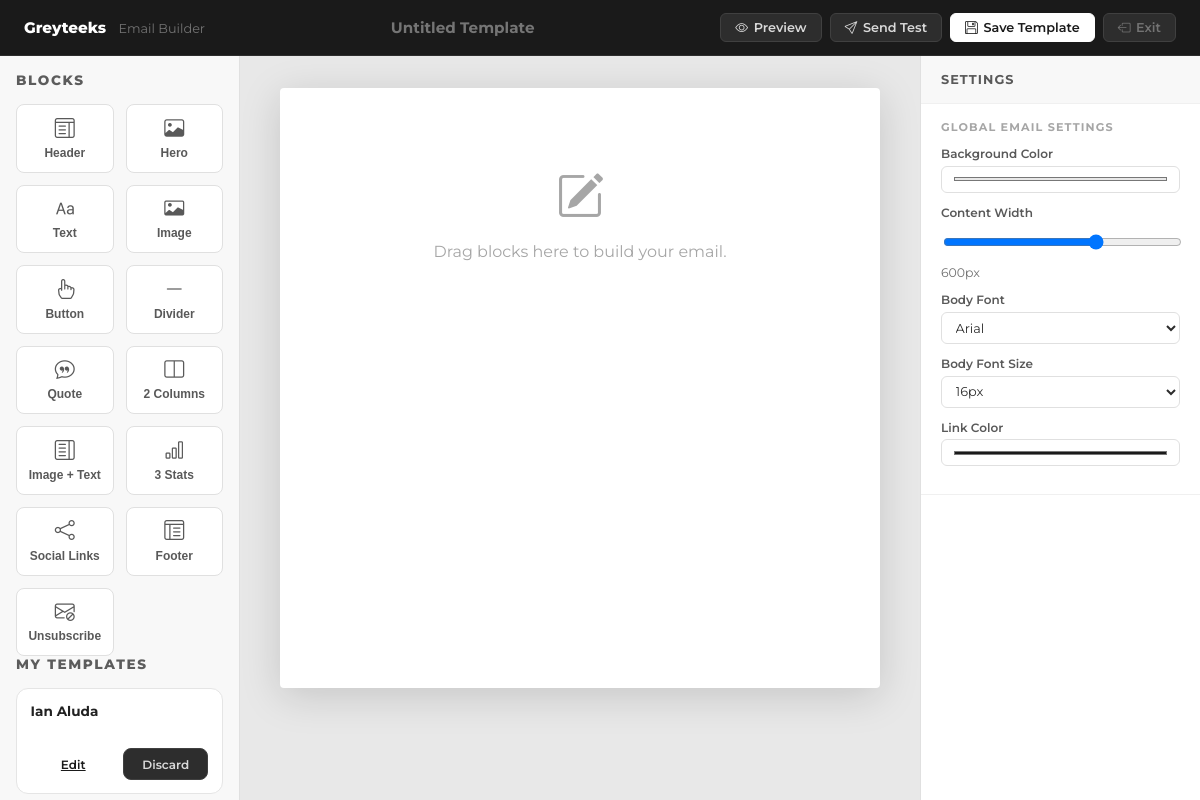
Page /templates/email/builder/ (signed in) on the earlier database version.
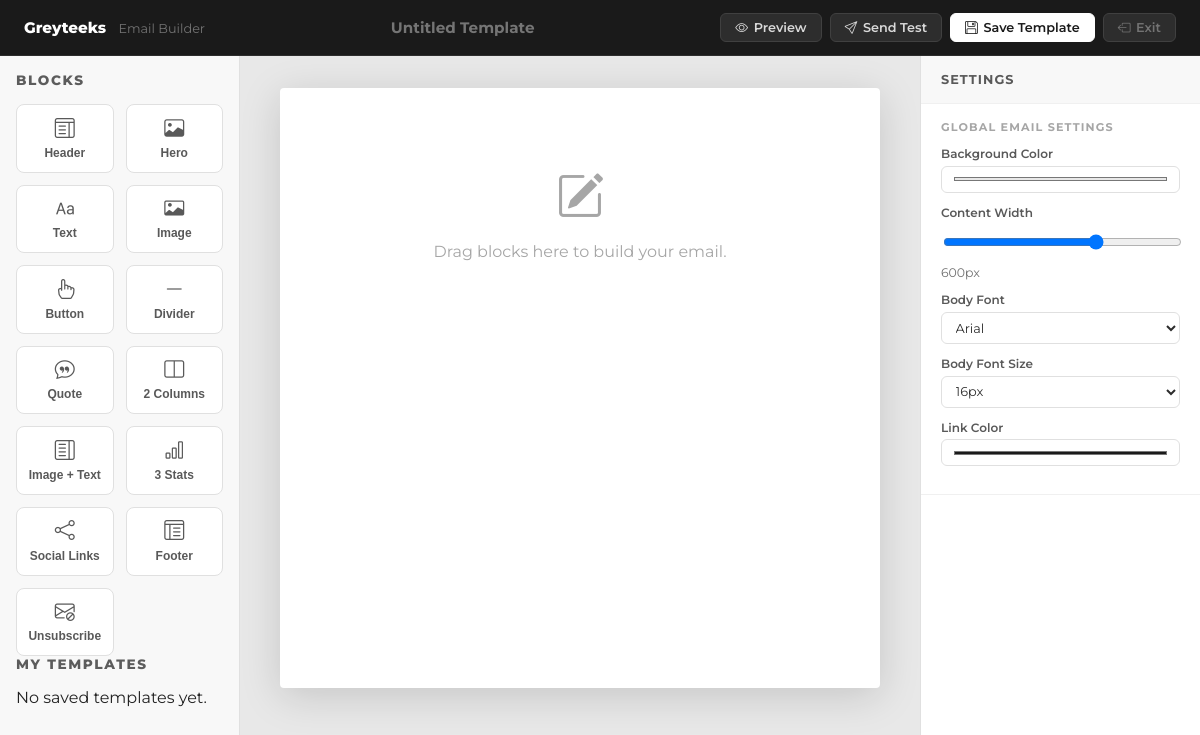
Same page on the later database version.
### providers/models.py (models this page shows, shortened)
class EmailTemplate(models.Model):
    provider = models.ForeignKey(EmailProvider, on_delete=models.CASCADE, related_name='templates', null=True, blank=True)
    owner = models.ForeignKey(
        settings.AUTH_USER_MODEL,
        on_delete=models.CASCADE,
        null=True,
        blank=True,
        related_name='email_templates'
    )
    name = models.CharField(max_length=100, help_text="Internal template name")
    subject = models.CharField(max_length=200)
    body_text = models.TextField(help_text="Email body text or HTML")
    html_content = models.TextField(blank=True, default='')
    design_json = models.JSONField(blank=True, null=True)
    is_active = models.BooleanField(default=True)
    created_at = models.DateTimeField(auto_now_add=True)

### campaigns/views.py (the view, shortened to what this page needs)
# urls.py: path('templates/email/builder/', template_email_builder, name='email_builder'),
@login_required
def template_email_builder(request, template_id=None):
    existing = None
    if request.user.is_staff:
        providers = EmailProvider.objects.filter(is_active=True)
    else:
        providers = EmailProvider.objects.filter(
            models.Q(owner=request.user) | models.Q(owner__isnull=True),
            is_active=True,
        )
    email_templates = EmailTemplate.objects.filter(
        models.Q(owner=request.user) | models.Q(owner=None)
    ).order_by('-created_at')
    return render(request, 'campaigns/template_email_builder.html', {
        'existing': existing,
        'providers': providers,
        'email_templates': email_templates,
    })

### templates/campaigns/template_email_builder.html (shortened to what this page needs)
{% load static %}
<!DOCTYPE html>
<html lang="en">
<head>
    <link rel="stylesheet" href="https://cdn.jsdelivr.net/npm/bootstrap-icons@1.11.3/font/bootstrap-icons.min.css">
</head>
<body>
    <div class="builder-topbar">
        <div class="topbar-brand">Greyteeks <span>Email Builder</span></div>
        <input id="templateName" type="text" placeholder="Untitled Template" value="{{ existing.name|default_if_none:'' }}">
        <div class="topbar-actions">
            <button type="button" class="btn-topbar" onclick="openPreview()"><i class="bi bi-eye"></i> Preview</button>
            <button type="button" class="btn-topbar" onclick="openTestModal()"><i class="bi bi-send"></i> Send Test</button>
            <button type="button" class="btn-topbar btn-topbar-primary" onclick="openSaveModal()"><i class="bi bi-floppy"></i> Save Template</button>
            <a href="{% url 'manage_templates' %}" class="btn-topbar btn-topbar-exit"><i class="bi bi-box-arrow-left"></i> Exit</a>
        </div>
    </div>
    <div class="builder-shell">
        <aside class="block-palette">
            <div class="palette-title">Blocks</div>
            <div class="block-grid" id="blockTiles"></div>
            <div class="palette-title">My Templates</div>
            <div class="template-list" id="templateList">
                {% for tmpl in email_templates %}
                    <div class="template-card" id="templateCard{{ tmpl.id }}">
                        <div class="template-name">{{ tmpl.name }}</div>
                        <div class="template-actions">
                            <a href="{% url 'email_builder_edit' tmpl.id %}" class="btn-topbar btn-topbar-primary" style="padding:0.45rem 0.55rem; font-size:0.75rem; width:100%; justify-content:center;">Edit</a>
                            <button type="button" class="btn-topbar" style="padding:0.45rem 0.55rem; font-size:0.75rem; width:100%; justify-content:center;" data-template-id="{{ tmpl.id }}" onclick="deleteBuilderTemplate(this.dataset.templateId, this)">Discard</button>
                        </div>
                    </div>
                {% empty %}
                    <div class="text-muted small">No saved templates yet.</div>
                {% endfor %}
            </div>
        </aside>
        <section class="builder-canvas-wrap">
            <div class="email-canvas" id="emailCanvas" ondragover="handleCanvasDragOver(event)" ondrop="handleCanvasDrop(event)">
                <div class="canvas-empty-state" id="canvasEmpty">
                    <i class="bi bi-pencil-square"></i>
                    <div>Drag blocks here to build your email.</div>
                </div>
            </div>
        </section>
        <aside class="settings-panel" id="settingsPanel">
            <div class="settings-header">Settings</div>
            <div class="settings-group" id="settingsContent"></div>
        </aside>
    </div>
</body>
</html>

Differences in the rows shown:
removed EmailTemplate: name "Ian Aluda"
Other differences:
text now shown: "No saved templates yet."
